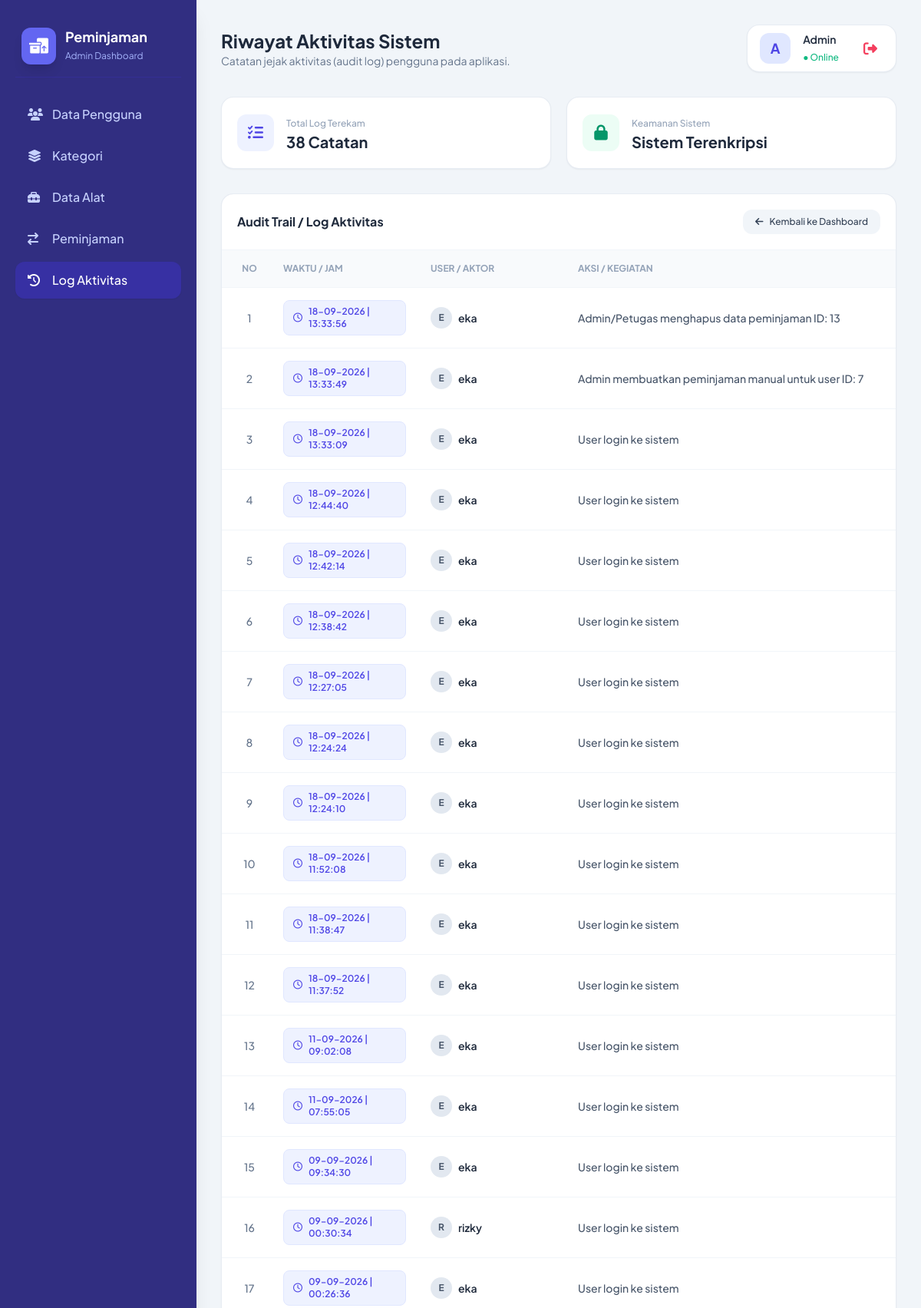
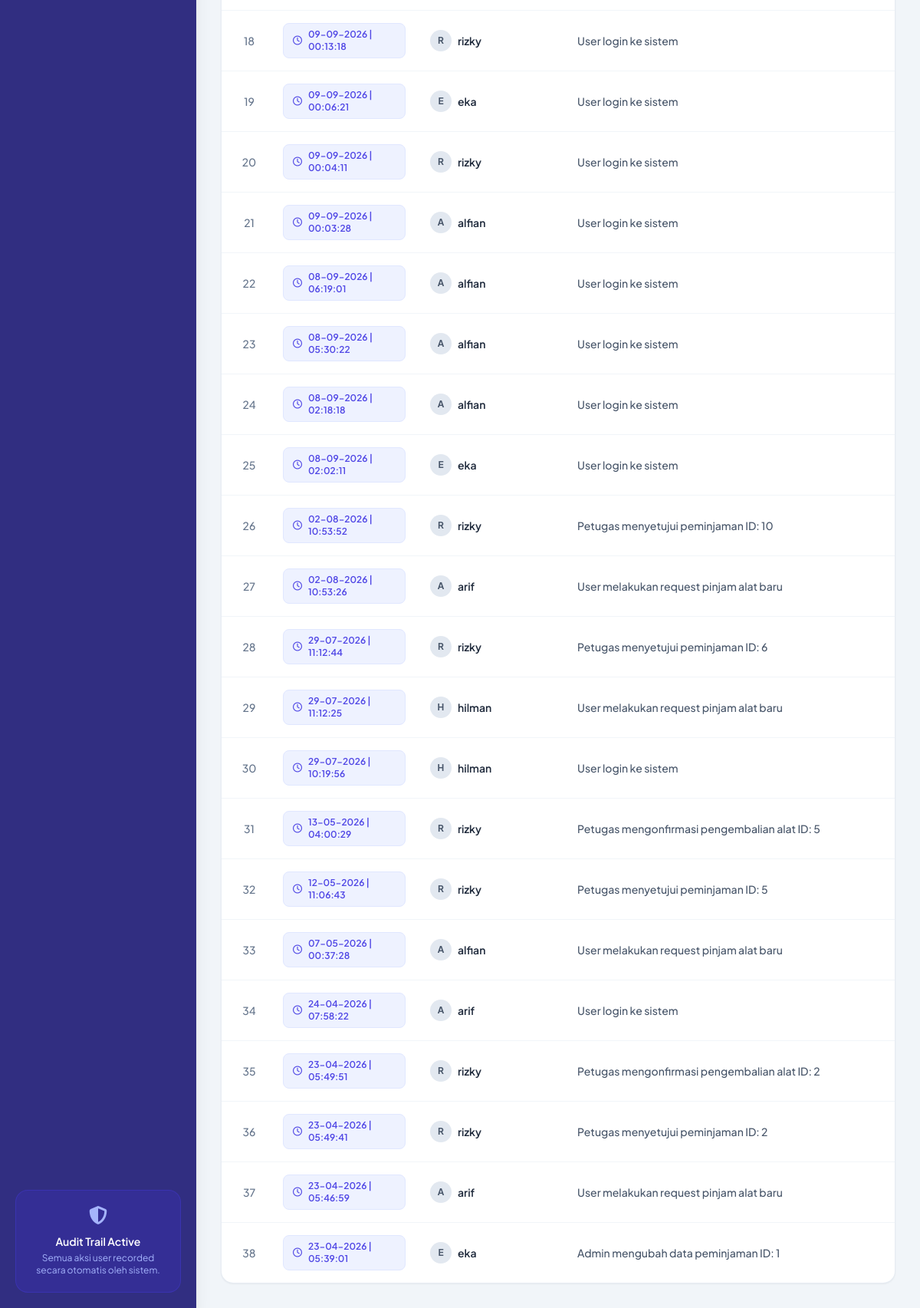
/view/v_log_aktivitas.php (signed in), run on the app's committed database (2 pictures, top to bottom).
### tables this page shows
CREATE TABLE `log_aktivitas` (
  `id_log` int(11) NOT NULL,
  `id_user` int(11) NOT NULL,
  `aksi` varchar(255) NOT NULL,
  `waktu` timestamp NULL DEFAULT current_timestamp()
);

CREATE TABLE `user` (
  `id_user` int(11) NOT NULL,
  `username` varchar(50) DEFAULT NULL,
  `password` varchar(255) NOT NULL,
  `role` enum('admin','petugas','peminjam') DEFAULT NULL,
  `no_hp` varchar(20) NOT NULL
);

### CONTROLLER/c_peminjaman.php (called while the page is built, shortened)
<?php
require_once '../model/m_peminjaman.php';
$database = new m_koneksi();
$db = $database->koneksi;
$pinjam_model = new m_peminjaman($db);

### MODEL/m_peminjaman.php (called while the page is built, shortened)
<?php
class m_peminjaman {
    private $db;
    public function __construct($db_connection) {
        $this->db = $db_connection;
    }
    public function tampil_log_aktivitas() {
        $sql = "SELECT l.*, u.username FROM log_aktivitas l
                JOIN user u ON l.id_user = u.id_user
                ORDER BY l.id_log DESC";
        return mysqli_query($this->db, $sql);
    }
}
?>

### VIEW/v_log_aktivitas.php (the view, shortened to what this page needs)
<?php
include '../controller/c_peminjaman.php';
$isi_log = $pinjam_model->tampil_log_aktivitas();
?>
<!DOCTYPE html>
<html lang="id">
<head>
    <script src="https://cdn.tailwindcss.com"></script>
    <link rel="stylesheet" href="https://cdnjs.cloudflare.com/ajax/libs/font-awesome/6.4.0/css/all.min.css">
</head>
<body class="bg-slate-100 text-slate-800 antialiased">
    <div class="flex min-h-screen">
        <aside class="w-64 bg-indigo-900 text-white flex flex-col justify-between p-5 shadow-xl">
            <div>
                <div class="flex items-center gap-3 px-2 py-4 border-b border-indigo-800/60 mb-6">
                    <div class="bg-indigo-500 text-white p-2.5 rounded-xl shadow-lg">
                        <i class="fa-solid fa-boxes-packing text-xl"></i>
                    </div>
                    <div>
                        <h1 class="font-bold text-lg leading-tight">Peminjaman</h1>
                        <span class="text-xs text-indigo-300">Admin Dashboard</span>
                    </div>
                </div>
                <nav class="space-y-1.5">
                    <a href="v_tampilan_user.php" class="flex items-center gap-3 px-4 py-3 rounded-xl text-indigo-200 hover:bg-indigo-800/50 hover:text-white font-medium transition">
                        <i class="fa-solid fa-users w-5"></i> Data Pengguna
                    </a>
                    <a href="v_kategori.php" class="flex items-center gap-3 px-4 py-3 rounded-xl text-indigo-200 hover:bg-indigo-800/50 hover:text-white font-medium transition">
                        <i class="fa-solid fa-layer-group w-5"></i> Kategori
                    </a>
                    <a href="v_alat.php" class="flex items-center gap-3 px-4 py-3 rounded-xl text-indigo-200 hover:bg-indigo-800/50 hover:text-white font-medium transition">
                        <i class="fa-solid fa-toolbox w-5"></i> Data Alat
                    </a>
                    <a href="v_peminjaman_admin.php?tipe=pinjam" class="flex items-center gap-3 px-4 py-3 rounded-xl text-indigo-200 hover:bg-indigo-800/50 hover:text-white font-medium transition">
                        <i class="fa-solid fa-arrow-right-arrow-left w-5"></i> Peminjaman
                    </a>
                    <a href="v_log_aktivitas.php" class="flex items-center gap-3 px-4 py-3 rounded-xl bg-indigo-800 text-white font-medium shadow-sm transition">
                        <i class="fa-solid fa-clock-rotate-left w-5"></i> Log Aktivitas
                    </a>
                </nav>
            </div>
            <div class="bg-indigo-800/60 p-4 rounded-2xl border border-indigo-700/50 text-center">
                <i class="fa-solid fa-shield-halved text-indigo-300 text-2xl mb-2"></i>
                <h4 class="text-sm font-semibold mb-1">Audit Trail Active</h4>
                <p class="text-xs text-indigo-300 mb-1">Semua aksi user recorded secara otomatis oleh sistem.</p>
            </div>
        </aside>
        <main class="flex-1 p-8 overflow-y-auto">
            <header class="flex justify-between items-center mb-8">
                <div>
                    <h2 class="text-2xl font-bold text-slate-800">Riwayat Aktivitas Sistem</h2>
                    <p class="text-sm text-slate-500">Catatan jejak aktivitas (audit log) pengguna pada aplikasi.</p>
                </div>
                <div class="flex items-center gap-4 bg-white px-4 py-2 rounded-2xl shadow-sm border border-slate-200/80">
                    <div class="w-10 h-10 rounded-xl bg-indigo-100 text-indigo-600 flex items-center justify-center font-bold text-lg">
                        <?= strtoupper(substr($_SESSION['role'] ?? 'A', 0, 1)); ?>
                    </div>
                    <div>
                        <p class="text-sm font-semibold capitalize text-slate-800"><?= $_SESSION['role'] ?? 'Admin'; ?></p>
                        <span class="text-xs text-emerald-500 font-medium">● Online</span>
                    </div>
                    <button type="button" onclick="konfirmasiLogout()" class="ml-2 text-rose-500 hover:bg-rose-50 p-2 rounded-lg transition" title="Logout">
                        <i class="fa-solid fa-right-from-bracket text-lg"></i>
                    </button>
                </div>
            </header>
            <section class="grid grid-cols-1 md:grid-cols-2 gap-5 mb-8">
                <div class="bg-white p-5 rounded-2xl border border-slate-200/80 shadow-sm flex items-center gap-4">
                    <div class="w-12 h-12 rounded-xl bg-indigo-50 text-indigo-600 flex items-center justify-center text-xl">
                        <i class="fa-solid fa-list-check"></i>
                    </div>
                    <div>
                        <span class="text-xs font-medium text-slate-400">Total Log Terekam</span>
                        <h3 class="text-xl font-bold text-slate-800">
                            <?= ($isi_log) ? mysqli_num_rows($isi_log) : 0; ?> Catatan
                        </h3>
                    </div>
                </div>
                <div class="bg-white p-5 rounded-2xl border border-slate-200/80 shadow-sm flex items-center gap-4">
                    <div class="w-12 h-12 rounded-xl bg-emerald-50 text-emerald-600 flex items-center justify-center text-xl">
                        <i class="fa-solid fa-lock"></i>
                    </div>
                    <div>
                        <span class="text-xs font-medium text-slate-400">Keamanan Sistem</span>
                        <h3 class="text-xl font-bold text-slate-800">Sistem Terenkripsi</h3>
                    </div>
                </div>
            </section>
            <section class="bg-white rounded-2xl border border-slate-200/80 shadow-sm overflow-hidden">
                <div class="p-5 border-b border-slate-100 flex justify-between items-center">
                    <h3 class="font-bold text-slate-800">Audit Trail / Log Aktivitas</h3>
                    <a href="v_tampilan_user.php" class="px-4 py-2 bg-slate-100 hover:bg-slate-200 text-slate-700 font-medium text-xs rounded-xl transition flex items-center gap-2">
                        <i class="fa-solid fa-arrow-left"></i> Kembali ke Dashboard
                    </a>
                </div>
                <div class="overflow-x-auto">
                    <table class="w-full text-left border-collapse">
                        <thead>
                            <tr class="bg-slate-50 border-b border-slate-100 text-slate-400 text-xs uppercase font-semibold">
                                <th class="p-4 pl-6 text-center w-16">No</th>
                                <th class="p-4 w-48">Waktu / Jam</th>
                                <th class="p-4 w-48">User / Aktor</th>
                                <th class="p-4 pr-6">Aksi / Kegiatan</th>
                            </tr>
                        </thead>
                        <tbody class="divide-y divide-slate-100 text-sm">
                            <?php
                            $no = 1;
                            if ($isi_log && mysqli_num_rows($isi_log) > 0) :
                                while($row = mysqli_fetch_object($isi_log)):
                            ?>
                                <tr class="hover:bg-slate-50/80 transition">
                                    <td class="p-4 pl-6 text-center font-medium text-slate-500"><?= $no++; ?></td>
                                    <td class="p-4">
                                        <div class="flex items-center gap-2 text-xs font-semibold text-indigo-600 bg-indigo-50 px-3 py-1.5 rounded-lg w-fit border border-indigo-100">
                                            <i class="fa-regular fa-clock"></i>
                                            <?= date('d-m-Y | H:i:s', strtotime($row->waktu)); ?>
                                        </div>
                                    </td>
                                    <td class="p-4 font-semibold text-slate-800">
                                        <div class="flex items-center gap-2">
                                            <div class="w-7 h-7 rounded-full bg-slate-200 text-slate-600 flex items-center justify-center font-bold text-xs">
                                                <?= strtoupper(substr($row->username, 0, 1)); ?>
                                            </div>
                                            <span><?= htmlspecialchars($row->username); ?></span>
                                        </div>
                                    </td>
                                    <td class="p-4 pr-6 text-slate-600 font-medium">
                                        <?= htmlspecialchars($row->aksi); ?>
                                    </td>
                                </tr>
                            <?php
                                endwhile;
                            endif; ?>
                        </tbody>
                    </table>
                </div>
            </section>
        </main>
    </div>
</body>
</html>

### VIEW/v_log_aktivitas.php (style rules this page uses)
body { font-family: 'Plus Jakarta Sans', sans-serif; }

### data on the page
log_aktivitas: waktu "18-09-2026 | 13:33:56", id_user.username "E", id_user.username "eka", aksi "Admin/Petugas menghapus data peminjaman ID: 13"
log_aktivitas: waktu "18-09-2026 | 13:33:49", id_user.username "E", id_user.username "eka", aksi "Admin membuatkan peminjaman manual untuk user ID: 7"
log_aktivitas: waktu "18-09-2026 | 13:33:09", id_user.username "E", id_user.username "eka", aksi "User login ke sistem"
log_aktivitas: waktu "18-09-2026 | 12:44:40", id_user.username "E", id_user.username "eka", aksi "User login ke sistem"
log_aktivitas: waktu "18-09-2026 | 12:42:14", id_user.username "E", id_user.username "eka", aksi "User login ke sistem"
log_aktivitas: waktu "18-09-2026 | 12:38:42", id_user.username "E", id_user.username "eka", aksi "User login ke sistem"
log_aktivitas: waktu "18-09-2026 | 12:27:05", id_user.username "E", id_user.username "eka", aksi "User login ke sistem"
log_aktivitas: waktu "18-09-2026 | 12:24:24", id_user.username "E", id_user.username "eka", aksi "User login ke sistem"
log_aktivitas: waktu "18-09-2026 | 12:24:10", id_user.username "E", id_user.username "eka", aksi "User login ke sistem"
log_aktivitas: waktu "18-09-2026 | 11:52:08", id_user.username "E", id_user.username "eka", aksi "User login ke sistem"
log_aktivitas: waktu "18-09-2026 | 11:38:47", id_user.username "E", id_user.username "eka", aksi "User login ke sistem"
log_aktivitas: waktu "18-09-2026 | 11:37:52", id_user.username "E", id_user.username "eka", aksi "User login ke sistem"
log_aktivitas: waktu "11-09-2026 | 09:02:08", id_user.username "E", id_user.username "eka", aksi "User login ke sistem"
log_aktivitas: waktu "11-09-2026 | 07:55:05", id_user.username "E", id_user.username "eka", aksi "User login ke sistem"
log_aktivitas: waktu "09-09-2026 | 09:34:30", id_user.username "E", id_user.username "eka", aksi "User login ke sistem"
log_aktivitas: waktu "09-09-2026 | 00:30:34", id_user.username "R", id_user.username "rizky", aksi "User login ke sistem"
log_aktivitas: waktu "09-09-2026 | 00:26:36", id_user.username "E", id_user.username "eka", aksi "User login ke sistem"
log_aktivitas: waktu "09-09-2026 | 00:13:18", id_user.username "R", id_user.username "rizky", aksi "User login ke sistem"
log_aktivitas: waktu "09-09-2026 | 00:06:21", id_user.username "E", id_user.username "eka", aksi "User login ke sistem"
log_aktivitas: waktu "09-09-2026 | 00:04:11", id_user.username "R", id_user.username "rizky", aksi "User login ke sistem"
log_aktivitas: waktu "09-09-2026 | 00:03:28", id_user.username "A", id_user.username "alfian", aksi "User login ke sistem"
log_aktivitas: waktu "08-09-2026 | 06:19:01", id_user.username "A", id_user.username "alfian", aksi "User login ke sistem"
log_aktivitas: waktu "08-09-2026 | 05:30:22", id_user.username "A", id_user.username "alfian", aksi "User login ke sistem"
log_aktivitas: waktu "08-09-2026 | 02:18:18", id_user.username "A", id_user.username "alfian", aksi "User login ke sistem"
log_aktivitas: waktu "08-09-2026 | 02:02:11", id_user.username "E", id_user.username "eka", aksi "User login ke sistem"
log_aktivitas: waktu "02-08-2026 | 10:53:52", id_user.username "R", id_user.username "rizky", aksi "Petugas menyetujui peminjaman ID: 10"
log_aktivitas: waktu "02-08-2026 | 10:53:26", id_user.username "A", id_user.username "arif", aksi "User melakukan request pinjam alat baru"
log_aktivitas: waktu "29-07-2026 | 11:12:44", id_user.username "R", id_user.username "rizky", aksi "Petugas menyetujui peminjaman ID: 6"
log_aktivitas: waktu "29-07-2026 | 11:12:25", id_user.username "H", id_user.username "hilman", aksi "User melakukan request pinjam alat baru"
log_aktivitas: waktu "29-07-2026 | 10:19:56", id_user.username "H", id_user.username "hilman", aksi "User login ke sistem"
log_aktivitas: waktu "13-05-2026 | 04:00:29", id_user.username "R", id_user.username "rizky", aksi "Petugas mengonfirmasi pengembalian alat ID: 5"
log_aktivitas: waktu "12-05-2026 | 11:06:43", id_user.username "R", id_user.username "rizky", aksi "Petugas menyetujui peminjaman ID: 5"
log_aktivitas: waktu "07-05-2026 | 00:37:28", id_user.username "A", id_user.username "alfian", aksi "User melakukan request pinjam alat baru"
log_aktivitas: waktu "24-04-2026 | 07:58:22", id_user.username "A", id_user.username "arif", aksi "User login ke sistem"
log_aktivitas: waktu "23-04-2026 | 05:49:51", id_user.username "R", id_user.username "rizky", aksi "Petugas mengonfirmasi pengembalian alat ID: 2"
log_aktivitas: waktu "23-04-2026 | 05:49:41", id_user.username "R", id_user.username "rizky", aksi "Petugas menyetujui peminjaman ID: 2"
log_aktivitas: waktu "23-04-2026 | 05:46:59", id_user.username "A", id_user.username "arif", aksi "User melakukan request pinjam alat baru"
log_aktivitas: waktu "23-04-2026 | 05:39:01", id_user.username "E", id_user.username "eka", aksi "Admin mengubah data peminjaman ID: 1"

### other printed values
substr($_SESSION['role'] ?? 'A', 0, 1) "A"
$_SESSION['role'] "Admin"
mysqli_num_rows($isi_log) "38"
